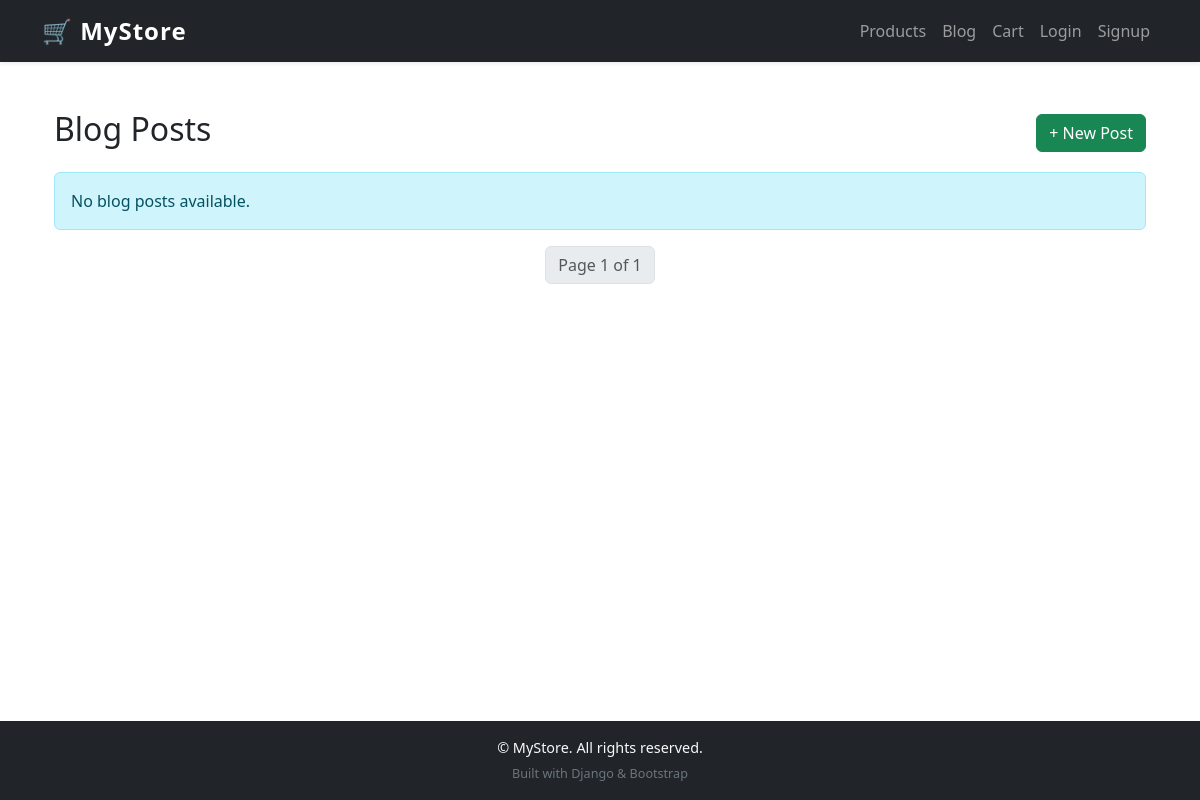
The page /blog/ on the database as committed earlier.
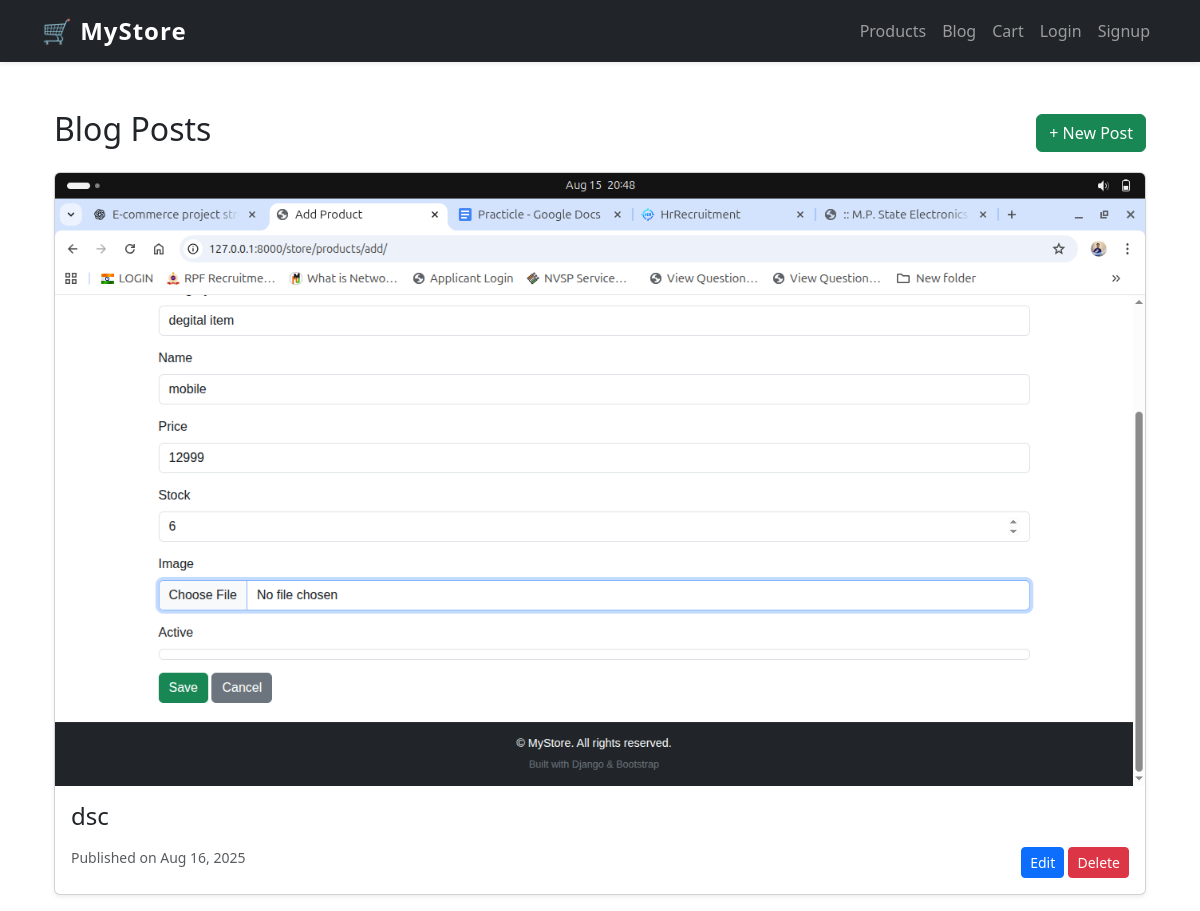
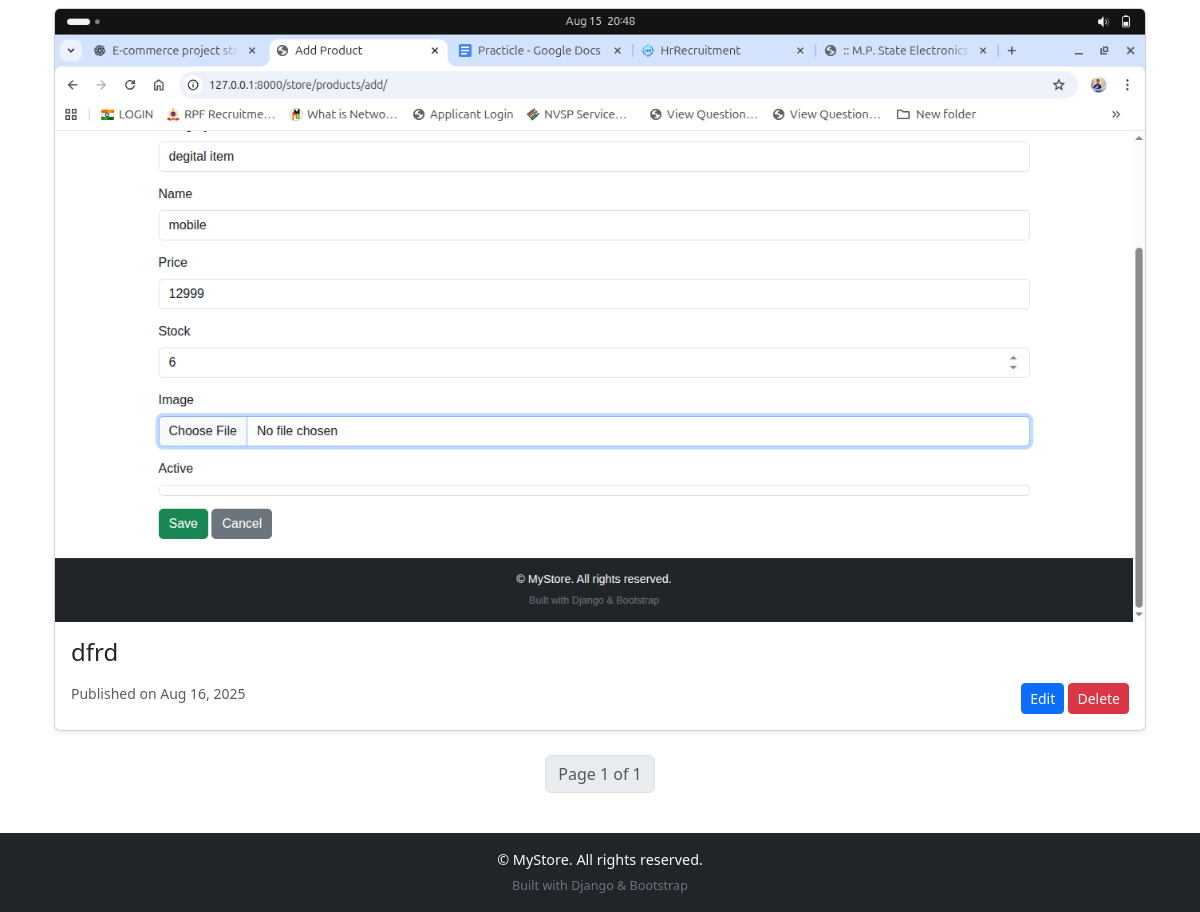
The same page on the database as committed later (2 pictures, top to bottom).
### blog/models.py (models this page shows, shortened)
class BlogPost(models.Model):
    title = models.CharField(max_length=200)
    slug = models.SlugField(unique=True, blank=True)
    body = models.TextField()
    image = models.ImageField(upload_to="blog_images/", blank=True, null=True)
    published_date = models.DateTimeField(default=timezone.now)
    active = models.BooleanField(default=True)   # to hide/show blog
    deleted = models.BooleanField(default=False) # soft delete
    class Meta:
        ordering = ["-published_date"]
    def delete(self, *args, **kwargs):
        self.deleted = True
        super().save(update_fields=["deleted"])

### blog/views.py (the view)
# urls.py: path('', views.blog_list, name='blog_list'),
def blog_list(request):
    posts = BlogPost.objects.filter(active=True, deleted=False).order_by("-published_date")
    paginator = Paginator(posts, 5)  # 5 posts per page
    page_number = request.GET.get("page")
    page_obj = paginator.get_page(page_number)
    return render(request, "blog/blog_list.html", {"page_obj": page_obj})

### blog/templates/blog/blog_list.html (shortened to what this page needs)
{% extends "base.html" %}
{% block content %}
<div class="container mt-4">
    <div class="d-flex justify-content-between align-items-center mb-3">
        <h2>Blog Posts</h2>
        <a href="{% url 'blog:blog_add' %}" class="btn btn-success">+ New Post</a>
    </div>
    {% for post in page_obj %}
        <div class="card shadow-sm mb-4">
            {% if post.image %}
                <img src="{{ post.image.url }}" class="card-img-top" alt="{{ post.title }}">
            {% endif %}
            <div class="card-body">
                <h4 class="card-title">
                    <a href="{% url 'blog:blog_detail' post.slug %}" class="text-decoration-none text-dark">
                        {{ post.title }}
                    </a>
                </h4>
                <div class="d-flex justify-content-between">
    <small class="text-muted">Published on {{ post.published_date|date:"M d, Y" }}</small>
    <div>
        <a href="{% url 'blog:blog_update' post.pk %}" class="btn btn-primary btn-sm">Edit</a>
        <a href="{% url 'blog:blog_delete' post.pk %}" class="btn btn-danger btn-sm">Delete</a>
    </div>
</div>
            </div>
        </div>
    {% empty %}
        <div class="alert alert-info">No blog posts available.</div>
    {% endfor %}
    <nav aria-label="Page navigation">
        <ul class="pagination justify-content-center">
            <li class="page-item disabled">
                <a class="page-link">Page {{ page_obj.number }} of {{ page_obj.paginator.num_pages }}</a>
            </li>
        </ul>
    </nav>
</div>
{% endblock %}

Rows that differ between the two databases and show on the page:
added BlogPost: image (picture), title "dsc", published_date "Aug 16, 2025"
added BlogPost: image (picture), title "dfrd", published_date "Aug 16, 2025"
Other text that changed with them:
text no longer shown: "No blog posts available."
